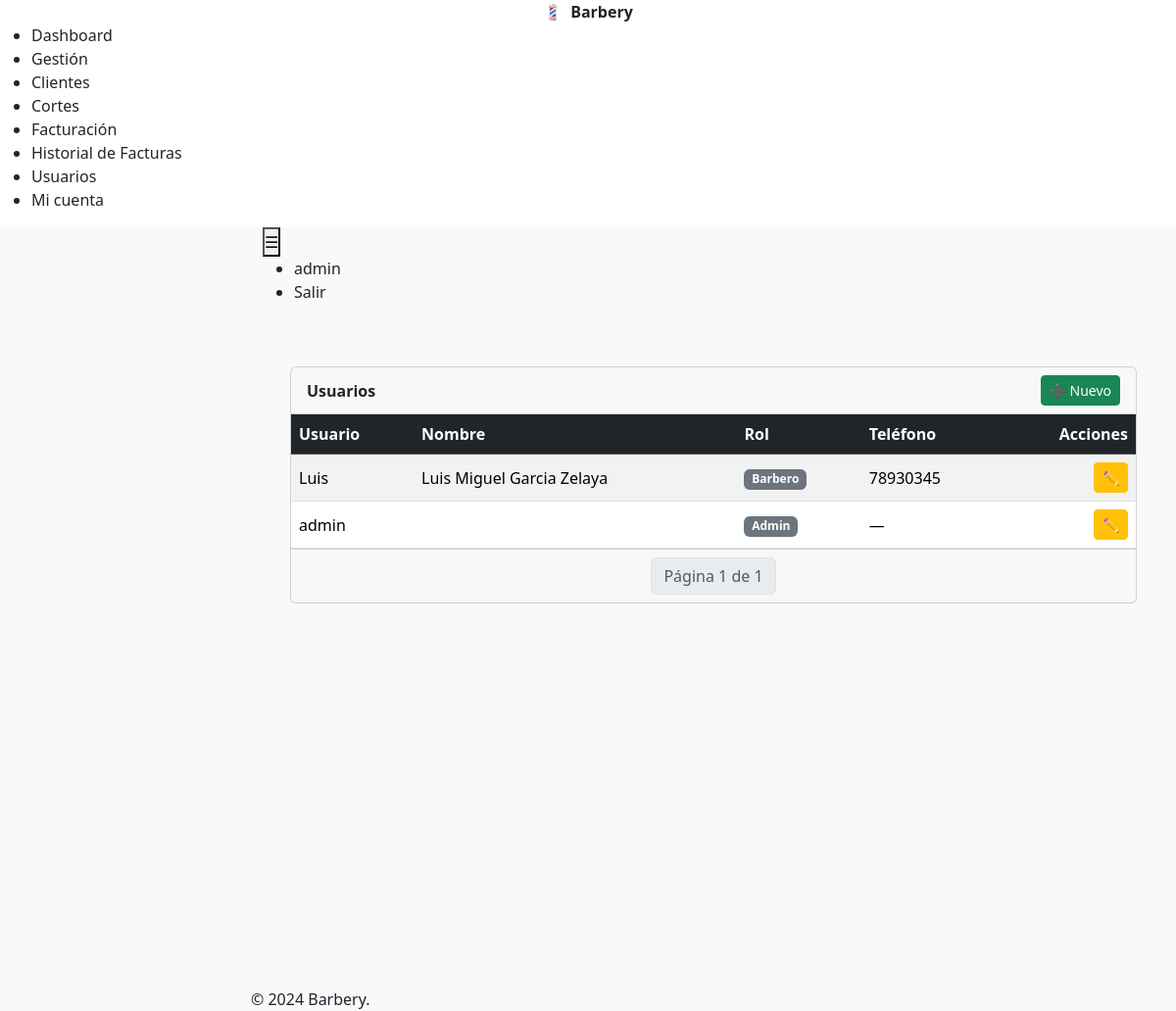
The page /users/ (signed in) on the database as committed earlier.
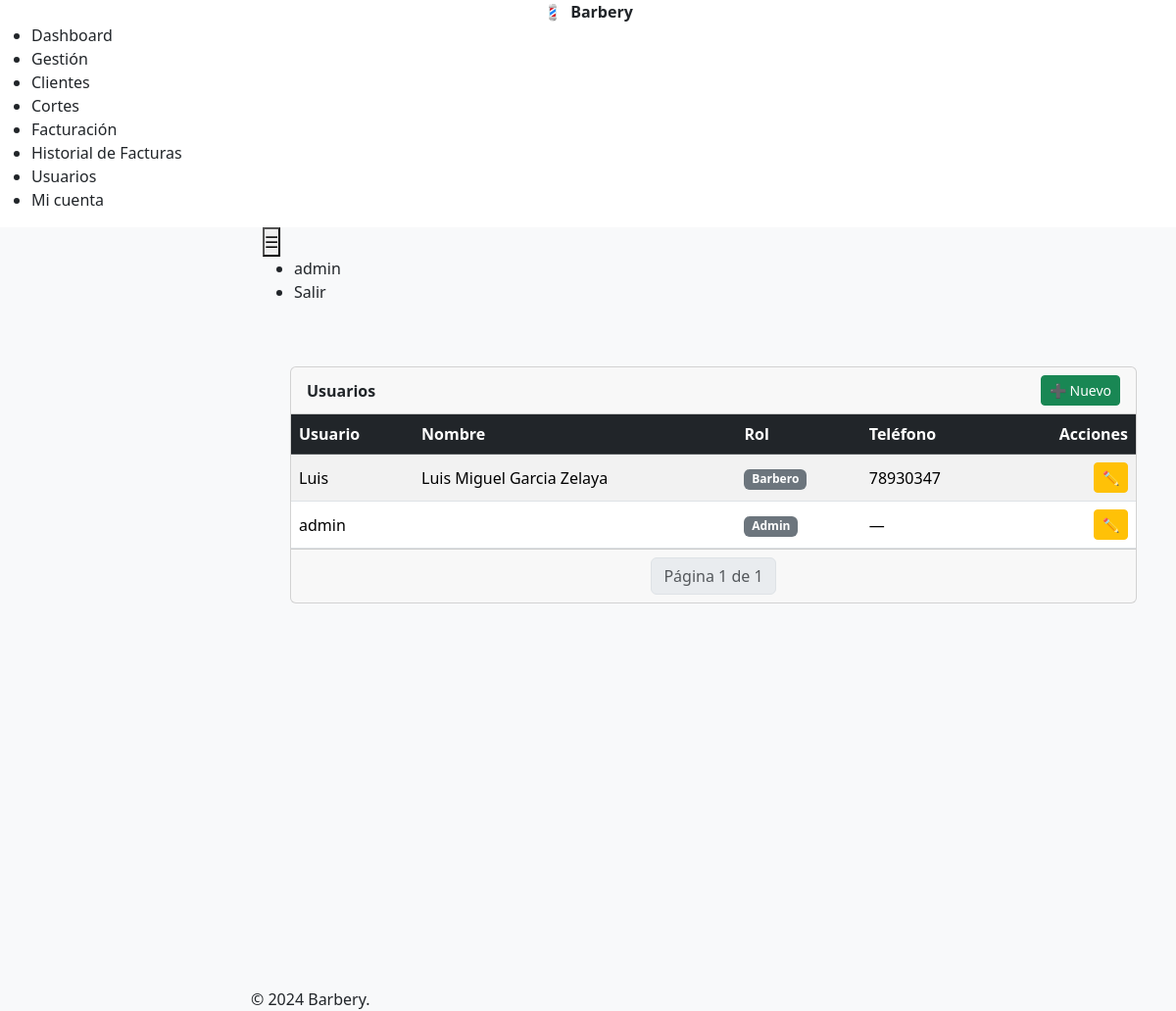
The same page on the database as committed later.
### users/models.py (models this page shows, shortened)
class User(AbstractUser):
    ROL_CHOICES = [
        ('ADMIN', 'Admin'),
        ('CAJERO', 'Cajero'),
        ('BARBERO', 'Barbero'),
        ('ESTILISTA', 'Estilista'),
    ]
    pass
    nombre = models.CharField(max_length=150, blank=True)
    apellido = models.CharField(max_length=150, blank=True)
    telefono = models.CharField(max_length=30, blank=True)
    identidad = models.CharField(max_length=100, blank=True)
    direccion = models.TextField(blank=True)
    rol = models.CharField(max_length=20, choices=ROL_CHOICES, default='CAJERO')

### users/views.py (the view, shortened to what this page needs)
# urls.py: path('', views.users_view, name='users'),
@login_required
@role_required(['ADMIN'])
def users_view(request):
    users_qs = User.objects.all().order_by('username')
    paginator = Paginator(users_qs, 10)
    page_number = request.GET.get('page')
    users = paginator.get_page(page_number)
    create_form = UserCreateForm(request.POST or None, prefix='create')
    for user in users:
        user.edit_form = UserUpdateForm(instance=user, prefix=f'edit-{user.id}')
    context = {
        'users': users,
        'create_form': create_form,
    }
    return render(request, 'users/list.html', context)

### templates/users/list.html (shortened to what this page needs)
{% extends "base.html" %}
{% block content %}
<div class="container-fluid">
  <div class="row">
    <div class="col-12">
      <div class="card">
        <div class="card-header d-flex justify-content-between align-items-center">
          <strong>Usuarios</strong>
          <button type="button" class="btn btn-sm btn-success"
                  data-coreui-toggle="modal" data-coreui-target="#createUserModal">
            ➕ Nuevo
          </button>
        </div>
        <div class="card-body p-0">
          <table class="table table-striped table-hover mb-0 align-middle">
            <thead class="table-dark">
              <tr>
                <th>Usuario</th>
                <th>Nombre</th>
                <th>Rol</th>
                <th>Teléfono</th>
                <th class="text-end">Acciones</th>
              </tr>
            </thead>
            <tbody>
              {% for u in users %}
              <tr>
                <td>{{ u.username }}</td>
                <td>{{ u.nombre }} {{ u.apellido }}</td>
                <td><span class="badge bg-secondary">{{ u.get_rol_display }}</span></td>
                <td>{{ u.telefono|default:"—" }}</td>
                <td class="text-end">
                  <button class="btn btn-sm btn-warning"
                          data-coreui-toggle="modal"
                          data-coreui-target="#editUserModal{{ u.id }}">
                    ✏️
                  </button>
                </td>
              </tr>
              {% empty %}
              <tr><td colspan="5" class="text-center text-muted">No hay usuarios registrados</td></tr>
              {% endfor %}
            </tbody>
          </table>
        </div>
        <div class="card-footer">
          <nav aria-label="Page navigation">
            <ul class="pagination justify-content-center mb-0">
              <li class="page-item disabled"><span class="page-link">Página {{ users.number }} de {{ users.paginator.num_pages }}</span></li>
            </ul>
          </nav>
        </div>
      </div>
    </div>
  </div>
</div>
{% endblock %}

Rows that differ between the two databases and show on the page:
changed User "Luis": telefono "78930345" → "78930347"
